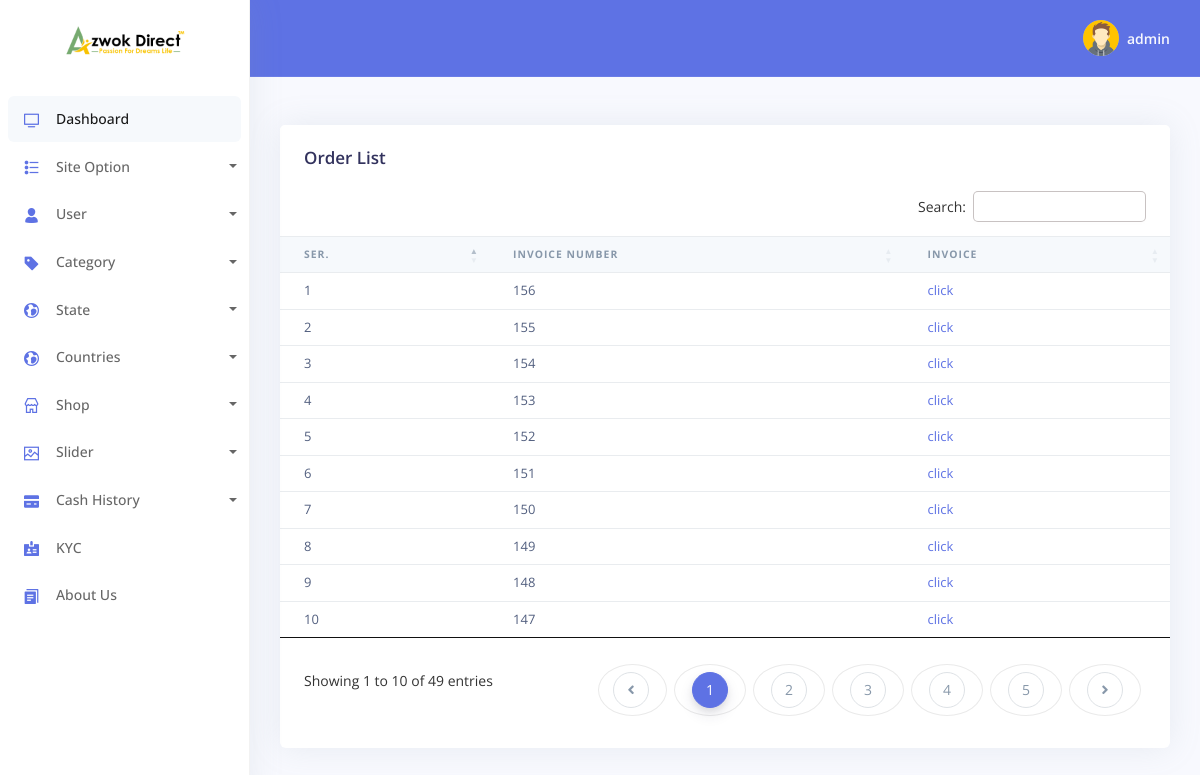
The app's page /admin/invoice.php (signed in) with its own data.
### tables this page shows
CREATE TABLE `tbl_logo` (
  `id` int NOT NULL,
  `logo` varchar(240) NOT NULL,
  `front` varchar(240) NOT NULL
);

CREATE TABLE `tbl_invoice` (
  `id` int NOT NULL,
  `uid` int NOT NULL,
  `invoice` text NOT NULL,
  `date` timestamp NULL DEFAULT CURRENT_TIMESTAMP
);

### config/Functions.php (called while the page is built, shortened)
<?php
     class Functions{
          public $host=	DB_HOST;
		public $user=	DB_USER;
		public $pass=	DB_PASS;
          public $name= 	DB_NAME;
          public $link;
          public function dbConnect(){
               $this->link= new mysqli($this->host,$this->user,$this->pass,$this->name);
          }
          public function select($query){
               $exicute=$this->link->query($query) or die(mysqli_error($this->link));
               if($exicute->num_rows>0){
                    return $exicute;
               }else{
                    return false;
               }
          }
     }

### Classes/admin/Siteinfo.php (called while the page is built, shortened)
<?php
     class Siteinfo{
             private $db;
             public function __construct(){
                  $this->db=new Functions();
             }
          public function getLogo(){
               $query="SELECT * from tbl_logo";
               $exicute=$this->db->select($query);
               if($exicute){
                    return $exicute;
                }else{
                     return false;
                }
          }
     }

### Classes/admin/Session.php (called while the page is built, shortened)
<?php
     class Session{
          public static function get($key){
               if(isset($_SESSION[$key])){
                    return $_SESSION[$key];
               }else{
                    return false;
               }
          }
     }

### Classes/admin/Product.php (called while the page is built, shortened)
<?php
     class Product{
          private $db;
          public function __construct(){
               $this->db=new Functions();
          }
          public function getallinvoice(){
               $query="SELECT * from tbl_invoice ORDER BY id DESC";
               $exicute=$this->db->select($query);
               if($exicute){
                    return $exicute;
               }else{
                    return false;
               }
          }
     }

### admin/invoice.php (the view)
<?php include('template/load-header.php')?>
<?php include('template/sidebar.php')?>
<?php include('template/header.php')?>
    <div class="container-fluid mt--6">
      <div class="row">
        <div class="col">
          <div class="card">
            <div class="card-header border-0">
              <h3 class="mb-0">Order List</h3>
            </div>
            <div class="table-responsive">
              <table id="example" class="table align-items-center table-flush">
                <thead class="thead-light">
                  <tr>
                    <th scope="col" class="sort" data-sort="name" >Ser.</th>
                      <th scope="col" class="sort" data-sort="name"  >Invoice number</th>
                    <th scope="col" class="sort" data-sort="name"  >Invoice</th>
                  </tr>
                </thead>
                <tbody class="list">
                <?php
                  $result=$prod->getallinvoice();
                  if($result){
                    $i='';
                    while($value=$result->fetch_assoc()){
                      $i++;
                ?>
                 <tr>
                   <td><?php echo $i?></td>
                    <td><?php echo $value['id']?></td>
                   <td><a href="../Invoice/<?php echo $value['invoice']?>">click</a></td>
                 </tr>
                <?php }}?>
                </tbody>
              </table>
            </div>
          </div>
        </div>
      </div>
  <?php include('template/footer.php')?>

### admin/template/sidebar.php (shortened to what this page needs)
<body>
  <nav class="sidenav navbar navbar-vertical  fixed-left  navbar-expand-xs navbar-light bg-white" id="sidenav-main">
    <div class="scrollbar-inner">
      <div class="sidenav-header  align-items-center">
        <a class="navbar-brand" href="../index.php">
          <?php
            $result=$site->getLogo();
            if($result){
              while($value=$result->fetch_assoc()){
          ?>
          <img src="<?php echo $value['logo'];?>" class="navbar-brand-img" alt="...">
          <?php }}?>
        </a>
      </div>
      <div class="navbar-inner">
        <div class="collapse navbar-collapse" id="sidenav-collapse-main">
          <ul class="navbar-nav">
            <li class="nav-item">
              <a class="nav-link active" href="dashboard.php">
                <i class="ni ni-tv-2 text-primary"></i>
                <span class="nav-link-text">Dashboard</span>
              </a>
            </li>
            <li class="nav-item">
              <a href="#" class="dropdown-toggle nav-link" id="ddlmenuItem" data-toggle="dropdown"><i class="ni ni-bullet-list-67 text-primary"></i>Site Option</a>
            </li>
            <li class="nav-item">
            <a href="#" class="dropdown-toggle nav-link" id="ddlmenuItem" data-toggle="dropdown"><i class="ni ni-single-02 text-primary"></i>User</a>
          </li>
            <li class="nav-item">
                <a href="#" class="dropdown-toggle nav-link" id="ddlmenuItem" data-toggle="dropdown"><i class="ni ni-tag text-primary"></i>Category</a>
            </li>
            <li class="nav-item">
            <a href="#" class="dropdown-toggle nav-link" id="ddlmenuItem" data-toggle="dropdown"><i class="ni ni-world text-primary"></i>State</a>
          </li>
          <li class="nav-item">
            <a href="#" class="dropdown-toggle nav-link" id="ddlmenuItem" data-toggle="dropdown"><i class="ni ni-world text-primary"></i>Countries</a>
          </li>
            <li class="nav-item">
              <a href="#" class="dropdown-toggle nav-link" id="ddlmenuItem" data-toggle="dropdown"><i class="ni ni-shop text-primary"></i>Shop</a>
            </li>
            <li class="nav-item">
              <a href="#" class="dropdown-toggle nav-link" id="ddlmenuItem" data-toggle="dropdown"><i class="ni ni-image text-primary"></i>Slider</a>
            </li>
            <li class="nav-item">
              <a href="#" class="dropdown-toggle nav-link" id="ddlmenuItem" data-toggle="dropdown"><i class="ni ni-credit-card text-primary"></i>Cash History</a>
            </li>
            <li class="nav-item">
              <a class="nav-link" href="kyc.php">
                <i class="ni ni-badge text-primary"></i>
                <span class="nav-link-collection">KYC</span>
              </a>
            </li>
            <li class="nav-item">
              <a class="nav-link" href="About.php">
                <i class="ni ni-single-copy-04 text-primary"></i>
                <span class="nav-link-collection">About Us</span>
              </a>
            </li>
          </ul>
        </div>
      </div>
    </div>
  </nav>

### assets/css/style.css (style rules this page uses)
body { background: #f7f7f7; }
* { padding: 0; margin:0; }
ul li { position: relative; }

### records on screen
tbl_logo: logo (picture)
tbl_invoice: id "156"
tbl_invoice: id "155"
tbl_invoice: id "154"
tbl_invoice: id "153"
tbl_invoice: id "152"
tbl_invoice: id "151"
tbl_invoice: id "150"
tbl_invoice: id "149"
tbl_invoice: id "148"
tbl_invoice: id "147"

### other values on screen
Session::get('admin') "admin"
